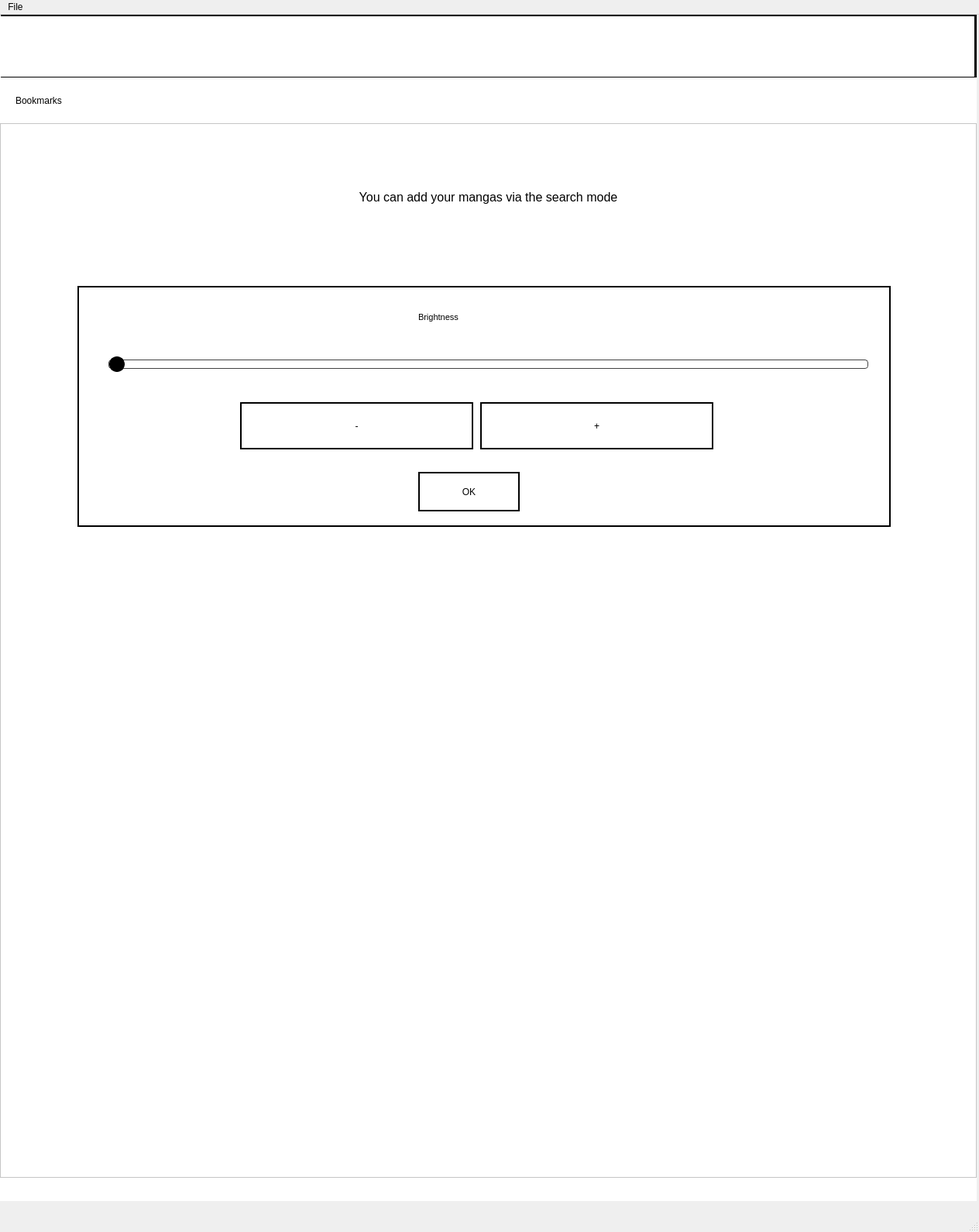
<?xml version="1.0" encoding="UTF-8"?>
<ui version="4.0">
 <class>MainWindow</class>
 <widget class="QMainWindow" name="MainWindow">
  <property name="enabled">
   <bool>true</bool>
  </property>
  <property name="geometry">
   <rect>
    <x>0</x>
    <y>0</y>
    <width>1264</width>
    <height>1590</height>
   </rect>
  </property>
  <property name="windowTitle">
   <string>L:A_N:application_ID:MangaReader_PC:N</string>
  </property>
  <property name="styleSheet">
   <string notr="true">QScrollBar:vertical
 {
     width: 80px;
 }</string>
  </property>
  <widget class="QWidget" name="ok">
   <widget class="QStackedWidget" name="stackedwidget">
    <property name="geometry">
     <rect>
      <x>0</x>
      <y>0</y>
      <width>1261</width>
      <height>1531</height>
     </rect>
    </property>
    <property name="styleSheet">
     <string notr="true"/>
    </property>
    <property name="currentIndex">
     <number>3</number>
    </property>
    <widget class="QWidget" name="centralwidget">
     <property name="styleSheet">
      <string notr="true"/>
     </property>
     <widget class="QPushButton" name="dockbutton">
      <property name="geometry">
       <rect>
        <x>0</x>
        <y>1140</y>
        <width>1072</width>
        <height>141</height>
       </rect>
      </property>
      <property name="minimumSize">
       <size>
        <width>0</width>
        <height>80</height>
       </size>
      </property>
      <property name="text">
       <string/>
      </property>
      <property name="autoRepeatDelay">
       <number>299</number>
      </property>
      <property name="flat">
       <bool>true</bool>
      </property>
     </widget>
     <widget class="QPushButton" name="next">
      <property name="geometry">
       <rect>
        <x>247</x>
        <y>0</y>
        <width>1011</width>
        <height>1531</height>
       </rect>
      </property>
      <property name="text">
       <string/>
      </property>
      <property name="flat">
       <bool>true</bool>
      </property>
     </widget>
     <widget class="QPushButton" name="prev">
      <property name="geometry">
       <rect>
        <x>0</x>
        <y>0</y>
        <width>250</width>
        <height>1521</height>
       </rect>
      </property>
      <property name="text">
       <string/>
      </property>
      <property name="flat">
       <bool>true</bool>
      </property>
     </widget>
     <widget class="QFrame" name="bg1">
      <property name="geometry">
       <rect>
        <x>0</x>
        <y>0</y>
        <width>1261</width>
        <height>1531</height>
       </rect>
      </property>
      <property name="styleSheet">
       <string notr="true">QWidget{
   background-color: white
}</string>
      </property>
      <property name="frameShape">
       <enum>QFrame::StyledPanel</enum>
      </property>
      <property name="frameShadow">
       <enum>QFrame::Raised</enum>
      </property>
      <widget class="QLabel" name="image">
       <property name="geometry">
        <rect>
         <x>0</x>
         <y>0</y>
         <width>1261</width>
         <height>1501</height>
        </rect>
       </property>
       <property name="text">
        <string/>
       </property>
       <property name="pixmap">
        <pixmap>../../../Downloads/download.png</pixmap>
       </property>
       <property name="scaledContents">
        <bool>false</bool>
       </property>
      </widget>
     </widget>
     <widget class="QWidget" name="dockbar" native="true">
      <property name="enabled">
       <bool>true</bool>
      </property>
      <property name="geometry">
       <rect>
        <x>0</x>
        <y>0</y>
        <width>1261</width>
        <height>101</height>
       </rect>
      </property>
      <property name="styleSheet">
       <string notr="true">QWidget{
    background-color : white;
    border : 2px solid #000000
}

QPushButton{
    background-color: transparent;
    border : 0;
}</string>
      </property>
      <widget class="QWidget" name="layoutWidget">
       <property name="geometry">
        <rect>
         <x>2</x>
         <y>2</y>
         <width>1261</width>
         <height>102</height>
        </rect>
       </property>
       <layout class="QHBoxLayout" name="horizontalLayout_5">
        <item>
         <widget class="QPushButton" name="prevchapterbt">
          <property name="minimumSize">
           <size>
            <width>0</width>
            <height>100</height>
           </size>
          </property>
          <property name="maximumSize">
           <size>
            <width>16777215</width>
            <height>100</height>
           </size>
          </property>
          <property name="text">
           <string/>
          </property>
          <property name="icon">
           <iconset>
            <normaloff>left.png</normaloff>left.png</iconset>
          </property>
          <property name="iconSize">
           <size>
            <width>50</width>
            <height>50</height>
           </size>
          </property>
         </widget>
        </item>
        <item>
         <widget class="QPushButton" name="nextchapterbt">
          <property name="minimumSize">
           <size>
            <width>0</width>
            <height>100</height>
           </size>
          </property>
          <property name="text">
           <string/>
          </property>
          <property name="icon">
           <iconset>
            <normaloff>right.png</normaloff>right.png</iconset>
          </property>
          <property name="iconSize">
           <size>
            <width>50</width>
            <height>50</height>
           </size>
          </property>
         </widget>
        </item>
        <item>
         <widget class="QPushButton" name="chapterlist">
          <property name="minimumSize">
           <size>
            <width>0</width>
            <height>100</height>
           </size>
          </property>
          <property name="text">
           <string/>
          </property>
          <property name="icon">
           <iconset>
            <normaloff>list.png</normaloff>list.png</iconset>
          </property>
          <property name="iconSize">
           <size>
            <width>50</width>
            <height>50</height>
           </size>
          </property>
         </widget>
        </item>
        <item>
         <widget class="QPushButton" name="brightnessbt">
          <property name="minimumSize">
           <size>
            <width>0</width>
            <height>100</height>
           </size>
          </property>
          <property name="text">
           <string/>
          </property>
          <property name="icon">
           <iconset>
            <normaloff>light.png</normaloff>light.png</iconset>
          </property>
          <property name="iconSize">
           <size>
            <width>50</width>
            <height>50</height>
           </size>
          </property>
         </widget>
        </item>
        <item>
         <widget class="QPushButton" name="searchbt">
          <property name="minimumSize">
           <size>
            <width>0</width>
            <height>100</height>
           </size>
          </property>
          <property name="text">
           <string/>
          </property>
          <property name="icon">
           <iconset>
            <normaloff>search.png</normaloff>search.png</iconset>
          </property>
          <property name="iconSize">
           <size>
            <width>50</width>
            <height>50</height>
           </size>
          </property>
         </widget>
        </item>
        <item>
         <widget class="QPushButton" name="bookmarkbt">
          <property name="minimumSize">
           <size>
            <width>0</width>
            <height>100</height>
           </size>
          </property>
          <property name="text">
           <string/>
          </property>
          <property name="icon">
           <iconset>
            <normaloff>bookmarkoff.png</normaloff>bookmarkoff.png</iconset>
          </property>
          <property name="iconSize">
           <size>
            <width>60</width>
            <height>60</height>
           </size>
          </property>
         </widget>
        </item>
        <item>
         <widget class="QPushButton" name="homebt">
          <property name="minimumSize">
           <size>
            <width>0</width>
            <height>100</height>
           </size>
          </property>
          <property name="text">
           <string/>
          </property>
          <property name="icon">
           <iconset>
            <normaloff>home.png</normaloff>home.png</iconset>
          </property>
          <property name="iconSize">
           <size>
            <width>60</width>
            <height>60</height>
           </size>
          </property>
         </widget>
        </item>
       </layout>
      </widget>
     </widget>
     <widget class="QWidget" name="pagedock" native="true">
      <property name="geometry">
       <rect>
        <x>0</x>
        <y>1390</y>
        <width>1261</width>
        <height>91</height>
       </rect>
      </property>
      <widget class="QWidget" name="widget_2" native="true">
       <property name="geometry">
        <rect>
         <x>0</x>
         <y>0</y>
         <width>1261</width>
         <height>91</height>
        </rect>
       </property>
       <property name="styleSheet">
        <string notr="true">QWidget{
background-color: white;
border : 2px solid #000000
}</string>
       </property>
       <widget class="QLabel" name="pagecount">
        <property name="geometry">
         <rect>
          <x>22</x>
          <y>5</y>
          <width>111</width>
          <height>61</height>
         </rect>
        </property>
        <property name="styleSheet">
         <string notr="true">QWidget{
border: 0px
}</string>
        </property>
        <property name="text">
         <string>1/10</string>
        </property>
       </widget>
       <widget class="QSlider" name="pageslider">
        <property name="geometry">
         <rect>
          <x>320</x>
          <y>30</y>
          <width>891</width>
          <height>21</height>
         </rect>
        </property>
        <property name="styleSheet">
         <string notr="true">QWidget{
   border : 0px
}
QSlider::groove:horizontal { 
	background-color: white;
	border: 1px solid #424242; 
	height: 15px; 
	border-radius: 4px;
}

QSlider::handle:horizontal { 
	background-color: black; 
	border: 2px solid black; 
	width: 16px; 
	height: 30px; 
	line-height: 20px; 
	margin-top: -5px; 
	margin-bottom: -5px; 
	border-radius: 10px; 
}

QSlider::handle:horizontal:hover { 
	border-radius: 10px;
}</string>
        </property>
        <property name="maximum">
         <number>24</number>
        </property>
        <property name="pageStep">
         <number>1</number>
        </property>
        <property name="orientation">
         <enum>Qt::Horizontal</enum>
        </property>
        <property name="tickPosition">
         <enum>QSlider::TicksAbove</enum>
        </property>
        <property name="tickInterval">
         <number>1</number>
        </property>
       </widget>
      </widget>
     </widget>
     <zorder>bg1</zorder>
     <zorder>dockbutton</zorder>
     <zorder>next</zorder>
     <zorder>prev</zorder>
     <zorder>pagedock</zorder>
     <zorder>dockbar</zorder>
     <zorder>widget_2</zorder>
     <zorder>widget_2</zorder>
     <zorder>brightness_window</zorder>
    </widget>
    <widget class="QWidget" name="centralwidget2">
     <property name="enabled">
      <bool>true</bool>
     </property>
     <widget class="QWidget" name="bg2" native="true">
      <property name="geometry">
       <rect>
        <x>0</x>
        <y>0</y>
        <width>1261</width>
        <height>1531</height>
       </rect>
      </property>
      <property name="styleSheet">
       <string notr="true">QWidget{
   background-color: white
}</string>
      </property>
      <widget class="QListWidget" name="searchlist">
       <property name="geometry">
        <rect>
         <x>0</x>
         <y>240</y>
         <width>1261</width>
         <height>851</height>
        </rect>
       </property>
       <property name="styleSheet">
        <string notr="true"/>
       </property>
      </widget>
      <widget class="QPushButton" name="searchButton">
       <property name="geometry">
        <rect>
         <x>540</x>
         <y>190</y>
         <width>151</width>
         <height>41</height>
        </rect>
       </property>
       <property name="font">
        <font>
         <pointsize>8</pointsize>
        </font>
       </property>
       <property name="styleSheet">
        <string notr="true">QPushButton{
   border: 2px solid #000000
}</string>
       </property>
       <property name="text">
        <string>Search</string>
       </property>
      </widget>
      <widget class="QLineEdit" name="mangaSearch">
       <property name="geometry">
        <rect>
         <x>20</x>
         <y>120</y>
         <width>1231</width>
         <height>61</height>
        </rect>
       </property>
       <property name="font">
        <font>
         <pointsize>12</pointsize>
        </font>
       </property>
       <property name="text">
        <string/>
       </property>
       <property name="placeholderText">
        <string>manga here</string>
       </property>
      </widget>
      <widget class="QWidget" name="widget_3" native="true">
       <property name="geometry">
        <rect>
         <x>1</x>
         <y>1</y>
         <width>1251</width>
         <height>101</height>
        </rect>
       </property>
       <property name="styleSheet">
        <string notr="true">QWidget{
border: 2px solid #000000
}

QPushButton{
 border : 0px;
 background-color: transparent
}</string>
       </property>
       <widget class="QWidget" name="layoutWidget">
        <property name="geometry">
         <rect>
          <x>0</x>
          <y>0</y>
          <width>1251</width>
          <height>102</height>
         </rect>
        </property>
        <layout class="QHBoxLayout" name="horizontalLayout_6">
         <item>
          <widget class="QPushButton" name="homebt2">
           <property name="minimumSize">
            <size>
             <width>0</width>
             <height>90</height>
            </size>
           </property>
           <property name="styleSheet">
            <string notr="true">QPushButton{
    background-color:transparent

}</string>
           </property>
           <property name="text">
            <string/>
           </property>
           <property name="icon">
            <iconset>
             <normaloff>home.png</normaloff>home.png</iconset>
           </property>
           <property name="iconSize">
            <size>
             <width>55</width>
             <height>55</height>
            </size>
           </property>
          </widget>
         </item>
         <item>
          <widget class="QPushButton" name="readerbt">
           <property name="minimumSize">
            <size>
             <width>0</width>
             <height>95</height>
            </size>
           </property>
           <property name="text">
            <string/>
           </property>
           <property name="icon">
            <iconset>
             <normaloff>book.png</normaloff>book.png</iconset>
           </property>
           <property name="iconSize">
            <size>
             <width>50</width>
             <height>50</height>
            </size>
           </property>
          </widget>
         </item>
         <item>
          <widget class="QPushButton" name="brightnessbt2">
           <property name="minimumSize">
            <size>
             <width>0</width>
             <height>95</height>
            </size>
           </property>
           <property name="text">
            <string/>
           </property>
           <property name="icon">
            <iconset>
             <normaloff>light.png</normaloff>light.png</iconset>
           </property>
           <property name="iconSize">
            <size>
             <width>50</width>
             <height>50</height>
            </size>
           </property>
          </widget>
         </item>
         <item>
          <widget class="QPushButton" name="exitbt2">
           <property name="minimumSize">
            <size>
             <width>0</width>
             <height>95</height>
            </size>
           </property>
           <property name="text">
            <string/>
           </property>
           <property name="icon">
            <iconset>
             <normaloff>exit.png</normaloff>exit.png</iconset>
           </property>
           <property name="iconSize">
            <size>
             <width>50</width>
             <height>50</height>
            </size>
           </property>
          </widget>
         </item>
        </layout>
       </widget>
      </widget>
      <widget class="QWidget" name="widget" native="true">
       <property name="geometry">
        <rect>
         <x>0</x>
         <y>1100</y>
         <width>1261</width>
         <height>391</height>
        </rect>
       </property>
       <property name="styleSheet">
        <string notr="true">QPushButton{
border : 0;
background-color: transparent;
}

QWidget{
background-color: white;
}</string>
       </property>
       <widget class="QWidget" name="layoutWidget">
        <property name="geometry">
         <rect>
          <x>0</x>
          <y>10</y>
          <width>1261</width>
          <height>381</height>
         </rect>
        </property>
        <layout class="QGridLayout" name="keyboard_grid">
         <item row="0" column="0">
          <layout class="QHBoxLayout" name="horizontalLayout">
           <item>
            <widget class="QPushButton" name="key_q">
             <property name="minimumSize">
              <size>
               <width>0</width>
               <height>80</height>
              </size>
             </property>
             <property name="text">
              <string>q</string>
             </property>
             <property name="flat">
              <bool>true</bool>
             </property>
            </widget>
           </item>
           <item>
            <widget class="QPushButton" name="key_w">
             <property name="minimumSize">
              <size>
               <width>0</width>
               <height>80</height>
              </size>
             </property>
             <property name="focusPolicy">
              <enum>Qt::StrongFocus</enum>
             </property>
             <property name="text">
              <string>w</string>
             </property>
             <property name="flat">
              <bool>true</bool>
             </property>
            </widget>
           </item>
           <item>
            <widget class="QPushButton" name="key_e">
             <property name="minimumSize">
              <size>
               <width>40</width>
               <height>80</height>
              </size>
             </property>
             <property name="baseSize">
              <size>
               <width>40</width>
               <height>0</height>
              </size>
             </property>
             <property name="text">
              <string>e</string>
             </property>
             <property name="flat">
              <bool>true</bool>
             </property>
            </widget>
           </item>
           <item>
            <widget class="QPushButton" name="key_r">
             <property name="minimumSize">
              <size>
               <width>0</width>
               <height>80</height>
              </size>
             </property>
             <property name="text">
              <string>r</string>
             </property>
             <property name="flat">
              <bool>true</bool>
             </property>
            </widget>
           </item>
           <item>
            <widget class="QPushButton" name="key_t">
             <property name="minimumSize">
              <size>
               <width>0</width>
               <height>80</height>
              </size>
             </property>
             <property name="text">
              <string>t</string>
             </property>
             <property name="flat">
              <bool>true</bool>
             </property>
            </widget>
           </item>
           <item>
            <widget class="QPushButton" name="key_y">
             <property name="minimumSize">
              <size>
               <width>0</width>
               <height>80</height>
              </size>
             </property>
             <property name="text">
              <string>y</string>
             </property>
             <property name="flat">
              <bool>true</bool>
             </property>
            </widget>
           </item>
           <item>
            <widget class="QPushButton" name="key_u">
             <property name="minimumSize">
              <size>
               <width>0</width>
               <height>80</height>
              </size>
             </property>
             <property name="text">
              <string>u</string>
             </property>
             <property name="flat">
              <bool>true</bool>
             </property>
            </widget>
           </item>
           <item>
            <widget class="QPushButton" name="key_i">
             <property name="minimumSize">
              <size>
               <width>0</width>
               <height>80</height>
              </size>
             </property>
             <property name="text">
              <string>i</string>
             </property>
             <property name="flat">
              <bool>true</bool>
             </property>
            </widget>
           </item>
           <item>
            <widget class="QPushButton" name="key_o">
             <property name="minimumSize">
              <size>
               <width>0</width>
               <height>80</height>
              </size>
             </property>
             <property name="text">
              <string>o</string>
             </property>
             <property name="flat">
              <bool>true</bool>
             </property>
            </widget>
           </item>
           <item>
            <widget class="QPushButton" name="key_p">
             <property name="minimumSize">
              <size>
               <width>0</width>
               <height>80</height>
              </size>
             </property>
             <property name="text">
              <string>p</string>
             </property>
             <property name="flat">
              <bool>true</bool>
             </property>
            </widget>
           </item>
          </layout>
         </item>
         <item row="3" column="0">
          <layout class="QHBoxLayout" name="horizontalLayout_4">
           <item>
            <widget class="QPushButton" name="key_num">
             <property name="minimumSize">
              <size>
               <width>0</width>
               <height>60</height>
              </size>
             </property>
             <property name="baseSize">
              <size>
               <width>0</width>
               <height>60</height>
              </size>
             </property>
             <property name="text">
              <string>123</string>
             </property>
            </widget>
           </item>
           <item>
            <widget class="QPushButton" name="key_space">
             <property name="minimumSize">
              <size>
               <width>700</width>
               <height>60</height>
              </size>
             </property>
             <property name="text">
              <string>space</string>
             </property>
            </widget>
           </item>
           <item>
            <widget class="QPushButton" name="key_dotperiod">
             <property name="minimumSize">
              <size>
               <width>0</width>
               <height>60</height>
              </size>
             </property>
             <property name="text">
              <string>.</string>
             </property>
            </widget>
           </item>
           <item>
            <widget class="QPushButton" name="key_entr">
             <property name="minimumSize">
              <size>
               <width>0</width>
               <height>60</height>
              </size>
             </property>
             <property name="text">
              <string>enter</string>
             </property>
            </widget>
           </item>
          </layout>
         </item>
         <item row="2" column="0">
          <layout class="QHBoxLayout" name="horizontalLayout_3">
           <property name="sizeConstraint">
            <enum>QLayout::SetDefaultConstraint</enum>
           </property>
           <item>
            <widget class="QPushButton" name="key_shift">
             <property name="minimumSize">
              <size>
               <width>0</width>
               <height>80</height>
              </size>
             </property>
             <property name="styleSheet">
              <string notr="true"/>
             </property>
             <property name="text">
              <string>shift</string>
             </property>
             <property name="flat">
              <bool>true</bool>
             </property>
            </widget>
           </item>
           <item>
            <widget class="QPushButton" name="key_z">
             <property name="minimumSize">
              <size>
               <width>0</width>
               <height>80</height>
              </size>
             </property>
             <property name="text">
              <string>z</string>
             </property>
            </widget>
           </item>
           <item>
            <widget class="QPushButton" name="key_x">
             <property name="minimumSize">
              <size>
               <width>0</width>
               <height>80</height>
              </size>
             </property>
             <property name="text">
              <string>x</string>
             </property>
            </widget>
           </item>
           <item>
            <widget class="QPushButton" name="key_c">
             <property name="minimumSize">
              <size>
               <width>0</width>
               <height>80</height>
              </size>
             </property>
             <property name="text">
              <string>c</string>
             </property>
            </widget>
           </item>
           <item>
            <widget class="QPushButton" name="key_v">
             <property name="minimumSize">
              <size>
               <width>0</width>
               <height>80</height>
              </size>
             </property>
             <property name="text">
              <string>v</string>
             </property>
            </widget>
           </item>
           <item>
            <widget class="QPushButton" name="key_b">
             <property name="minimumSize">
              <size>
               <width>0</width>
               <height>80</height>
              </size>
             </property>
             <property name="text">
              <string>b</string>
             </property>
            </widget>
           </item>
           <item>
            <widget class="QPushButton" name="key_n">
             <property name="minimumSize">
              <size>
               <width>0</width>
               <height>80</height>
              </size>
             </property>
             <property name="text">
              <string>n</string>
             </property>
            </widget>
           </item>
           <item>
            <widget class="QPushButton" name="key_m">
             <property name="minimumSize">
              <size>
               <width>0</width>
               <height>80</height>
              </size>
             </property>
             <property name="text">
              <string>m</string>
             </property>
            </widget>
           </item>
           <item>
            <widget class="QPushButton" name="key_bksp">
             <property name="minimumSize">
              <size>
               <width>0</width>
               <height>80</height>
              </size>
             </property>
             <property name="text">
              <string>bksp</string>
             </property>
            </widget>
           </item>
          </layout>
         </item>
         <item row="1" column="0">
          <layout class="QHBoxLayout" name="horizontalLayout_2">
           <property name="leftMargin">
            <number>20</number>
           </property>
           <property name="rightMargin">
            <number>20</number>
           </property>
           <item>
            <widget class="QPushButton" name="key_a">
             <property name="minimumSize">
              <size>
               <width>0</width>
               <height>80</height>
              </size>
             </property>
             <property name="text">
              <string>a</string>
             </property>
             <property name="flat">
              <bool>true</bool>
             </property>
            </widget>
           </item>
           <item>
            <widget class="QPushButton" name="key_s">
             <property name="minimumSize">
              <size>
               <width>0</width>
               <height>80</height>
              </size>
             </property>
             <property name="text">
              <string>s</string>
             </property>
             <property name="flat">
              <bool>true</bool>
             </property>
            </widget>
           </item>
           <item>
            <widget class="QPushButton" name="key_d">
             <property name="minimumSize">
              <size>
               <width>0</width>
               <height>80</height>
              </size>
             </property>
             <property name="text">
              <string>d</string>
             </property>
             <property name="flat">
              <bool>true</bool>
             </property>
            </widget>
           </item>
           <item>
            <widget class="QPushButton" name="key_f">
             <property name="minimumSize">
              <size>
               <width>0</width>
               <height>80</height>
              </size>
             </property>
             <property name="text">
              <string>f</string>
             </property>
             <property name="flat">
              <bool>true</bool>
             </property>
            </widget>
           </item>
           <item>
            <widget class="QPushButton" name="key_g">
             <property name="minimumSize">
              <size>
               <width>0</width>
               <height>80</height>
              </size>
             </property>
             <property name="text">
              <string>g</string>
             </property>
             <property name="flat">
              <bool>true</bool>
             </property>
            </widget>
           </item>
           <item>
            <widget class="QPushButton" name="key_h">
             <property name="minimumSize">
              <size>
               <width>0</width>
               <height>80</height>
              </size>
             </property>
             <property name="text">
              <string>h</string>
             </property>
             <property name="flat">
              <bool>true</bool>
             </property>
            </widget>
           </item>
           <item>
            <widget class="QPushButton" name="key_j">
             <property name="minimumSize">
              <size>
               <width>0</width>
               <height>80</height>
              </size>
             </property>
             <property name="text">
              <string>j</string>
             </property>
             <property name="flat">
              <bool>true</bool>
             </property>
            </widget>
           </item>
           <item>
            <widget class="QPushButton" name="key_k">
             <property name="minimumSize">
              <size>
               <width>0</width>
               <height>80</height>
              </size>
             </property>
             <property name="text">
              <string>k</string>
             </property>
             <property name="flat">
              <bool>true</bool>
             </property>
            </widget>
           </item>
           <item>
            <widget class="QPushButton" name="key_l">
             <property name="minimumSize">
              <size>
               <width>0</width>
               <height>80</height>
              </size>
             </property>
             <property name="text">
              <string>l</string>
             </property>
             <property name="flat">
              <bool>true</bool>
             </property>
            </widget>
           </item>
          </layout>
         </item>
        </layout>
       </widget>
      </widget>
      <widget class="QComboBox" name="comicselector">
       <property name="geometry">
        <rect>
         <x>960</x>
         <y>190</y>
         <width>251</width>
         <height>41</height>
        </rect>
       </property>
      </widget>
     </widget>
    </widget>
    <widget class="QWidget" name="centralwidget3">
     <property name="styleSheet">
      <string notr="true"/>
     </property>
     <widget class="QListView" name="infochapters">
      <property name="geometry">
       <rect>
        <x>0</x>
        <y>420</y>
        <width>1251</width>
        <height>1081</height>
       </rect>
      </property>
     </widget>
     <widget class="QWidget" name="bg3" native="true">
      <property name="geometry">
       <rect>
        <x>-1</x>
        <y>-1</y>
        <width>1281</width>
        <height>1541</height>
       </rect>
      </property>
      <property name="styleSheet">
       <string notr="true">QWidget{
   background-color: white
}</string>
      </property>
      <widget class="QWidget" name="widget_4" native="true">
       <property name="geometry">
        <rect>
         <x>1</x>
         <y>1</y>
         <width>1261</width>
         <height>83</height>
        </rect>
       </property>
       <property name="styleSheet">
        <string notr="true">QWidget{
border: 2px solid #000000
}

QPushButton{
  border: 0px;
  background-color : transparent
}</string>
       </property>
       <widget class="QWidget" name="layoutWidget">
        <property name="geometry">
         <rect>
          <x>0</x>
          <y>0</y>
          <width>1261</width>
          <height>82</height>
         </rect>
        </property>
        <layout class="QHBoxLayout" name="horizontalLayout_7">
         <item>
          <widget class="QPushButton" name="homebt3">
           <property name="minimumSize">
            <size>
             <width>0</width>
             <height>80</height>
            </size>
           </property>
           <property name="text">
            <string/>
           </property>
           <property name="icon">
            <iconset>
             <normaloff>home.png</normaloff>home.png</iconset>
           </property>
           <property name="iconSize">
            <size>
             <width>55</width>
             <height>55</height>
            </size>
           </property>
          </widget>
         </item>
         <item>
          <widget class="QPushButton" name="searchbt3">
           <property name="minimumSize">
            <size>
             <width>0</width>
             <height>80</height>
            </size>
           </property>
           <property name="text">
            <string/>
           </property>
           <property name="icon">
            <iconset>
             <normaloff>search.png</normaloff>search.png</iconset>
           </property>
           <property name="iconSize">
            <size>
             <width>50</width>
             <height>50</height>
            </size>
           </property>
          </widget>
         </item>
         <item>
          <widget class="QPushButton" name="readerbt3">
           <property name="minimumSize">
            <size>
             <width>0</width>
             <height>80</height>
            </size>
           </property>
           <property name="text">
            <string/>
           </property>
           <property name="icon">
            <iconset>
             <normaloff>book.png</normaloff>book.png</iconset>
           </property>
           <property name="iconSize">
            <size>
             <width>50</width>
             <height>50</height>
            </size>
           </property>
          </widget>
         </item>
         <item>
          <widget class="QPushButton" name="brightnessbt3">
           <property name="minimumSize">
            <size>
             <width>0</width>
             <height>80</height>
            </size>
           </property>
           <property name="text">
            <string/>
           </property>
           <property name="icon">
            <iconset>
             <normaloff>light.png</normaloff>light.png</iconset>
           </property>
           <property name="iconSize">
            <size>
             <width>50</width>
             <height>50</height>
            </size>
           </property>
          </widget>
         </item>
         <item>
          <widget class="QPushButton" name="exitbt3">
           <property name="minimumSize">
            <size>
             <width>0</width>
             <height>80</height>
            </size>
           </property>
           <property name="text">
            <string/>
           </property>
           <property name="icon">
            <iconset>
             <normaloff>exit.png</normaloff>exit.png</iconset>
           </property>
           <property name="iconSize">
            <size>
             <width>50</width>
             <height>50</height>
            </size>
           </property>
          </widget>
         </item>
        </layout>
       </widget>
      </widget>
      <widget class="QLabel" name="infotext">
       <property name="geometry">
        <rect>
         <x>20</x>
         <y>100</y>
         <width>731</width>
         <height>81</height>
        </rect>
       </property>
       <property name="text">
        <string>TextLabel</string>
       </property>
      </widget>
      <widget class="QPushButton" name="bookmarkbt2">
       <property name="geometry">
        <rect>
         <x>30</x>
         <y>250</y>
         <width>361</width>
         <height>61</height>
        </rect>
       </property>
       <property name="styleSheet">
        <string notr="true">QWidget{
   border: 2px solid #000000;
}</string>
       </property>
       <property name="text">
        <string>Add to bookmarks</string>
       </property>
      </widget>
      <widget class="QLabel" name="infoimage">
       <property name="geometry">
        <rect>
         <x>1020</x>
         <y>100</y>
         <width>231</width>
         <height>301</height>
        </rect>
       </property>
       <property name="text">
        <string/>
       </property>
       <property name="pixmap">
        <pixmap>download.png</pixmap>
       </property>
       <property name="scaledContents">
        <bool>true</bool>
       </property>
      </widget>
     </widget>
     <zorder>bg3</zorder>
     <zorder>infochapters</zorder>
    </widget>
    <widget class="QWidget" name="centralwidget4">
     <property name="styleSheet">
      <string notr="true">QWidget{
    background-color: white;
}</string>
     </property>
     <widget class="QWidget" name="widget_5" native="true">
      <property name="geometry">
       <rect>
        <x>1</x>
        <y>0</y>
        <width>1261</width>
        <height>81</height>
       </rect>
      </property>
      <property name="styleSheet">
       <string notr="true">QWidget{
border: 2px solid #000000
}

QPushButton{
  border: 0px;
  background-color : transparent
}</string>
      </property>
      <widget class="QWidget" name="layoutWidget">
       <property name="geometry">
        <rect>
         <x>-2</x>
         <y>0</y>
         <width>1261</width>
         <height>82</height>
        </rect>
       </property>
       <layout class="QHBoxLayout" name="horizontalLayout_8">
        <item>
         <widget class="QPushButton" name="searchbt3_2">
          <property name="minimumSize">
           <size>
            <width>0</width>
            <height>80</height>
           </size>
          </property>
          <property name="text">
           <string/>
          </property>
          <property name="icon">
           <iconset>
            <normaloff>search.png</normaloff>search.png</iconset>
          </property>
          <property name="iconSize">
           <size>
            <width>50</width>
            <height>50</height>
           </size>
          </property>
         </widget>
        </item>
        <item>
         <widget class="QPushButton" name="readerbt3_2">
          <property name="minimumSize">
           <size>
            <width>0</width>
            <height>80</height>
           </size>
          </property>
          <property name="text">
           <string/>
          </property>
          <property name="icon">
           <iconset>
            <normaloff>book.png</normaloff>book.png</iconset>
          </property>
          <property name="iconSize">
           <size>
            <width>50</width>
            <height>50</height>
           </size>
          </property>
         </widget>
        </item>
        <item>
         <widget class="QPushButton" name="brightnessbt3_2">
          <property name="minimumSize">
           <size>
            <width>0</width>
            <height>80</height>
           </size>
          </property>
          <property name="text">
           <string/>
          </property>
          <property name="icon">
           <iconset>
            <normaloff>light.png</normaloff>light.png</iconset>
          </property>
          <property name="iconSize">
           <size>
            <width>50</width>
            <height>50</height>
           </size>
          </property>
         </widget>
        </item>
        <item>
         <widget class="QPushButton" name="exitbt3_2">
          <property name="minimumSize">
           <size>
            <width>0</width>
            <height>80</height>
           </size>
          </property>
          <property name="text">
           <string/>
          </property>
          <property name="icon">
           <iconset>
            <normaloff>exit.png</normaloff>exit.png</iconset>
          </property>
          <property name="iconSize">
           <size>
            <width>50</width>
            <height>50</height>
           </size>
          </property>
         </widget>
        </item>
       </layout>
      </widget>
     </widget>
     <widget class="QListView" name="bookmarklist">
      <property name="geometry">
       <rect>
        <x>0</x>
        <y>140</y>
        <width>1261</width>
        <height>1361</height>
       </rect>
      </property>
     </widget>
     <widget class="QLabel" name="label_2">
      <property name="geometry">
       <rect>
        <x>20</x>
        <y>90</y>
        <width>291</width>
        <height>41</height>
       </rect>
      </property>
      <property name="text">
       <string>Bookmarks</string>
      </property>
     </widget>
     <widget class="QLabel" name="no_bookmark">
      <property name="geometry">
       <rect>
        <x>10</x>
        <y>150</y>
        <width>1241</width>
        <height>171</height>
       </rect>
      </property>
      <property name="font">
       <font>
        <pointsize>12</pointsize>
       </font>
      </property>
      <property name="styleSheet">
       <string notr="true">QLabel{
  text-align: center;
}</string>
      </property>
      <property name="text">
       <string>You can add your mangas via the search mode</string>
      </property>
      <property name="alignment">
       <set>Qt::AlignCenter</set>
      </property>
     </widget>
    </widget>
   </widget>
   <widget class="QWidget" name="brightness_window" native="true">
    <property name="geometry">
     <rect>
      <x>100</x>
      <y>350</y>
      <width>1050</width>
      <height>311</height>
     </rect>
    </property>
    <property name="styleSheet">
     <string notr="true">QWidget{
background-color : white;
 border : 2px solid #000000 
}
QPushButton{
  border : 2px solid #000000
}</string>
    </property>
    <widget class="QPushButton" name="plusbrightness">
     <property name="geometry">
      <rect>
       <x>520</x>
       <y>150</y>
       <width>301</width>
       <height>61</height>
      </rect>
     </property>
     <property name="text">
      <string>+</string>
     </property>
    </widget>
    <widget class="QSlider" name="brightnessslider">
     <property name="geometry">
      <rect>
       <x>40</x>
       <y>90</y>
       <width>981</width>
       <height>22</height>
      </rect>
     </property>
     <property name="styleSheet">
      <string notr="true">QWidget{
border :0}
QSlider::groove:horizontal { 
	background-color: white;
	border: 1px solid #424242; 
	height: 10px; 
	border-radius: 4px;
}

QSlider::handle:horizontal { 
	background-color: black; 
	border: 2px solid black; 
	width: 16px; 
	height: 20px; 
	line-height: 20px; 
	margin-top: -5px; 
	margin-bottom: -5px; 
	border-radius: 10px; 
}

QSlider::handle:horizontal:hover { 
	border-radius: 10px;
}</string>
     </property>
     <property name="maximum">
      <number>24</number>
     </property>
     <property name="orientation">
      <enum>Qt::Horizontal</enum>
     </property>
     <property name="tickPosition">
      <enum>QSlider::TicksAbove</enum>
     </property>
     <property name="tickInterval">
      <number>1</number>
     </property>
    </widget>
    <widget class="QPushButton" name="exitbrightness">
     <property name="geometry">
      <rect>
       <x>440</x>
       <y>240</y>
       <width>131</width>
       <height>51</height>
      </rect>
     </property>
     <property name="text">
      <string>OK</string>
     </property>
    </widget>
    <widget class="QPushButton" name="minusbrightness">
     <property name="geometry">
      <rect>
       <x>210</x>
       <y>150</y>
       <width>301</width>
       <height>61</height>
      </rect>
     </property>
     <property name="text">
      <string>-</string>
     </property>
    </widget>
    <widget class="QLabel" name="label">
     <property name="geometry">
      <rect>
       <x>440</x>
       <y>20</y>
       <width>261</width>
       <height>41</height>
      </rect>
     </property>
     <property name="font">
      <font>
       <pointsize>8</pointsize>
      </font>
     </property>
     <property name="styleSheet">
      <string notr="true">QWidget{
border :0}</string>
     </property>
     <property name="text">
      <string>Brightness</string>
     </property>
    </widget>
   </widget>
   <zorder>stackedwidget</zorder>
   <zorder>brightness_window</zorder>
   <zorder>widget_2</zorder>
  </widget>
  <widget class="QMenuBar" name="menubar">
   <property name="geometry">
    <rect>
     <x>0</x>
     <y>0</y>
     <width>1264</width>
     <height>26</height>
    </rect>
   </property>
   <widget class="QMenu" name="menuFile">
    <property name="title">
     <string>File</string>
    </property>
    <addaction name="actionExit"/>
    <addaction name="actionComics"/>
    <addaction name="actionReader"/>
    <addaction name="actionHome"/>
   </widget>
   <addaction name="menuFile"/>
  </widget>
  <widget class="QStatusBar" name="statusbar"/>
  <action name="actionExit">
   <property name="text">
    <string>Exit</string>
   </property>
  </action>
  <action name="actionComics">
   <property name="text">
    <string>Comics</string>
   </property>
  </action>
  <action name="actionReader">
   <property name="text">
    <string>Reader</string>
   </property>
  </action>
  <action name="actionHome">
   <property name="text">
    <string>Home</string>
   </property>
  </action>
 </widget>
 <resources/>
 <connections/>
</ui>
